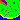

This is a level from a 2D game, rendered from its Tiled map with the project's own tilesets. A one-line summary and the complete map file follow:
An orthogonal 20x20 tile map with 1x1 px tiles, 1 tile layer (Tile Layer 1).

<map version="1.0" tiledversion="1.0.3" orientation="orthogonal" renderorder="right-down" width="20" height="20" tilewidth="1" tileheight="1" nextobjectid="1">
 <tileset firstgid="1" source="tileset.tsx" />
 <layer name="Tile Layer 1" width="20" height="20">
  <data encoding="csv">
3,4,4,4,4,1,1,1,1,1,1,1,1,1,1,1,1,1,1,5,
3,3,4,4,4,4,1,1,1,5,1,1,1,1,1,1,1,1,1,1,
3,3,3,3,4,4,4,1,1,1,1,1,1,5,5,1,1,1,1,1,
1,3,3,3,3,4,4,1,1,1,1,1,1,5,5,1,1,7,1,1,
1,1,1,3,3,3,4,1,1,1,1,1,1,1,1,1,1,1,1,1,
1,1,1,1,1,3,3,1,1,1,1,1,1,1,1,1,1,1,5,1,
1,1,1,1,1,1,1,1,1,1,5,1,1,1,1,1,1,1,1,1,
1,7,1,1,1,1,1,1,1,1,1,1,1,1,1,1,1,1,7,1,
1,1,1,5,1,1,1,7,1,1,1,5,1,1,1,1,1,1,1,1,
1,1,5,5,1,1,1,1,1,1,1,1,1,7,1,5,1,1,1,1,
1,5,5,1,1,1,7,1,1,1,1,1,1,1,1,5,5,1,1,1,
1,1,1,1,1,7,1,1,1,1,1,7,1,1,1,1,1,1,1,1,
1,1,1,1,1,1,1,1,5,1,1,1,1,1,1,1,1,1,1,1,
1,1,1,5,1,1,1,1,1,1,1,1,1,1,1,1,1,1,1,1,
6,6,1,1,1,1,8,1,1,1,1,1,1,1,1,1,1,1,8,6,
2,6,6,1,1,8,1,1,1,1,1,5,1,1,1,1,8,6,6,2,
2,2,6,6,8,1,1,1,1,1,1,1,1,1,1,6,6,6,2,2,
2,2,2,6,6,6,6,6,6,6,6,6,6,6,6,6,2,2,2,2,
2,2,2,2,2,2,2,6,6,6,6,6,6,2,2,2,2,2,2,2,
2,2,2,2,2,2,2,2,2,2,2,2,2,2,2,2,2,2,2,2
</data>
 </layer>
</map>